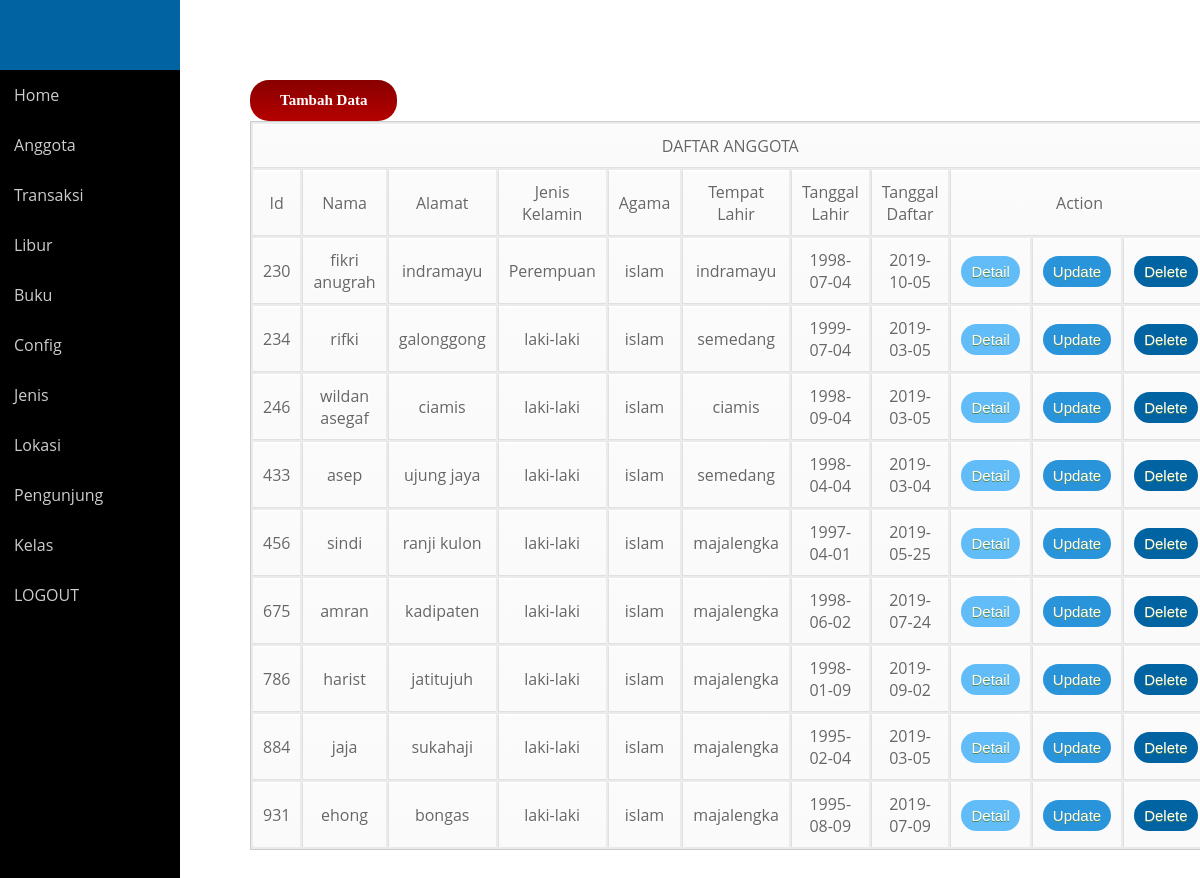
Screenshot of /perpus/anggota.php (signed in) with the database file from the repository.
### tables this page shows
CREATE TABLE IF NOT EXISTS `anggota` (
`id_anggota` int(6) NOT NULL,
  `nama` varchar(20) NOT NULL,
  `alamat` varchar(150) NOT NULL,
  `jk` varchar(20) NOT NULL,
  `agama` varchar(10) NOT NULL,
  `tmp_lahir` varchar(50) NOT NULL,
  `tgl_lahir` date NOT NULL,
  `tgl_daftar` date NOT NULL
);

### perpus/anggota.php (the view, shortened to what this page needs)
<!DOCTYPE html>
<html>
  <head>
    <link rel="stylesheet" type="text/css" href="style2.css">
  </head>
<body>
  <nav>
    <ul class="kiri">
      <li><a href="home.php"></a></li>
    </ul>
  </nav>
            <div class="sidebar">
                <ul class="nav side-menu">
      <li><a href="index.php">Home</a></li>
      <li><a href="anggota.php">Anggota</a></li>
      <li><a href="Transaksi.php">Transaksi</a></li>
      <li><a href="libur.php">Libur</a></li>
      <li><a href="buku.php">Buku</a></li>
      <li><a href="config.php">Config</a></li>
      <li><a href="jenis.php">Jenis</a></li>
      <li><a href="lokasi.php">Lokasi</a></li>
      <li><a href="pengunjung.php">Pengunjung</a></li>
      <li><a href="kelas.php">Kelas</a></li>
      <li><a href="logout.php">LOGOUT</a></li>
    </ul>
  </div>
             <div class="right">
    <div class="isimain">
     <a href="tambah_anggota.php" class="tdata">Tambah Data</a>
      <?php
    $link = koneksi_db();
        $sql = "SELECT * FROM anggota";
        $res = mysqli_query($link,$sql);
        $banyakrecord = mysqli_num_rows($res);
        if($banyakrecord > 0){
          ?>
            <table class="tb1">
              <tr>
                <td colspan="15">
                  DAFTAR ANGGOTA
                </td>
              </tr>
              <tr>
                <td>Id</td>
                <td>Nama</td>
                <td>Alamat</td>
                <td>Jenis Kelamin</td>
                <td>Agama</td>
                <td>Tempat Lahir</td>
                <td>Tanggal Lahir</td>
                <td>Tanggal Daftar</td>
                <td colspan="7">Action</td>
              </tr>
              <?php
              while($data=mysqli_fetch_array($res)){
              ?>
              <tr>
                <td>
                  <?php echo $data['id_anggota'];?>
                </td>
                <td>
                  <?php echo $data['nama'];?>
                </td>
                <td>
                  <?php echo $data['alamat'];?>
                </td>
                <td>
                  <?php echo $data['jk'];?>
                </td>
                <td>
                  <?php echo $data['agama'];?>
                </td>
                <td>
                  <?php echo $data['tmp_lahir'];?>
                </td>
                <td>
                  <?php echo $data['tgl_lahir'];?>
                </td>
                <td>
                  <?php echo $data['tgl_daftar'];?>
                </td>
                <td width="70px">
                  <a href="detail_anggota.php?id_anggota=<?=$data["id_anggota"]?>" class="myButton">Detail</a>
                </td>
                <td width="70px">
                   <a href="update_anggota.php?id_anggota=<?=$data["id_anggota"]?>" class="update">Update</a>
                </td>
                <td width="70px">
                    <a href="delete_anggota.php?id_anggota=<?=$data["id_anggota"]?>" onclick="return confirm('Apakah anda yakin ingin menghapus data ini?')" class="delete">Delete</a>
                </td>
              </tr>
              <?php
            }
            ?>
          </table>
          <?php
        }
          ?>
      </div>
    </div>
  </body>
</html>

### perpus/style2.css (style rules this page uses)
body { font-family: 'Open Sans', sans-serif; }
* { margin: 0; padding: 0; font-family: 'Open Sans', sans-serif; }
nav { width: 15%; height: 70px; background: #0263a2; position: fixed; z-index: 999; }
.kiri { float: left; width: 500px; }
.kiri a { font-weight: bold; padding-top: 50px; }
nav ul li a { font-size: 20px; }
nav .kiri li a { display: inline-block; padding: 27px; color: #fff; text-transform: uppercase; }
a { text-decoration: none; }
.sidebar { width: 15%; background: #000; position: fixed; height: 500%; padding-top: 70px; overflow: hidden; float: left; }
.sidebar ul li { list-style: none; }
.sidebar ul li a { padding: 14px; width: 50%; color: #ccc; display: block; transition: 0.4s; }
.isimain { padding: 80px 10px 30px 250px; }
.myButton { background-color:#61bcf7; -moz-border-radius:8px; -webkit-border-radius:28px; border-radius:28px; border:0px solid #000000; display:inline-block; cursor:pointer; color:#ffffff; font-family:Arial; font-size:15px; padding:7px 10px; text-decoration:none; text-shadow:0px 1px 0px #558a4d; }
.update { background-color: #2994da; -moz-border-radius:8px; -webkit-border-radius:28px; border-radius:28px; border:0px solid #000000; display:inline-block; cursor:pointer; color:white; font-family:Arial; font-size:15px; padding:7px 10px; text-decoration:none; text-shadow:0px 1px 0px #558a4d; }
.delete { background-color: #0263a2; -moz-border-radius:8px; -webkit-border-radius:28px; border-radius:28px; border:0px solid #000000; display:inline-block; cursor:pointer; color:#ffffff; font-family:Arial; font-size:15px; padding:7px 10px; text-decoration:none; text-shadow:0px 1px 0px #558a4d; }
.tdata { background:-webkit-gradient(linear, left top, left bottom, color-stop(0.05, #8a0000), color-stop(1, #b50000)); background:-moz-linear-gradient(top, #8a0000 5%, #b50000 100%); background:-webkit-linear-gradient(top, #8a0000 5%, #b50000 100%); background:-o-linear-gradient(top, #8a0000 5%, #b50000 100%); background:-ms-linear-gradient(top, #8a0000 5%, #b50000 100%); background:linear-gradient(to bottom, #8a0000 5%, #b50000 100%); filter:progid:DXImageTransform.Microsoft.gradient(startColorstr='#8a0000', endColorstr='#b50000',GradientType=0); background-color:#8a0000; -moz-border-radius:19px; -webkit-border-radius:19px; border-radius:19px; display:inline-block; cursor:pointer; color:#ffffff; font-family:Trebuchet MS; font-size:15px; font-weight:bold; padding:12px 30px; text-decoration:none; }
.tb1 { font-family: Arial, Helvetica, sans-serif; color: #666; text-shadow: 1px 1px 0px #fff; background: #eaebec; border : #ccc 1px solid; text-align: center; width: 100%; }
.tb1 tr { text-align: center; padding-left: 10px; }
.tb1 td:first-child { text-align: center; padding-left: 10px; border-left: 0; }
.tb1 td { padding: 10px; border-top: 1px solid #ffffff; border-bottom: 1px solid #e0e0e0; border-left: 1px solid #e0e0e0; background: #fafafa; background: -webkit-gradient(linear, left top, left bottom, from(#fbfbfb), to(#fafafa)); background: -moz-linear-gradient(top, #fbfbfb, #fafafa); }
.tb1 tr:last-child td { border-bottom: 0; }
.tb1 tr:last-child td:first-child { -moz-border-radius-bottomleft: 3px; -webkit-border-bottom-left-radius: 3px; border-bottom-left-radius: 3px; }
.tb1 tr:last-child td:last-child { -moz-border-radius-bottomright: 3px; -webkit-border-bottom-right-radius: 3px; border-bottom-right-radius: 3px; }

### rows the page displays
anggota: id_anggota "230", nama "fikri anugrah", alamat "indramayu", jk "Perempuan", agama "islam", tmp_lahir "indramayu", tgl_lahir "1998-07-04", tgl_daftar "2019-10-05"
anggota: id_anggota "234", nama "rifki", alamat "galonggong", jk "laki-laki", agama "islam", tmp_lahir "semedang", tgl_lahir "1999-07-04", tgl_daftar "2019-03-05"
anggota: id_anggota "246", nama "wildan asegaf", alamat "ciamis", jk "laki-laki", agama "islam", tmp_lahir "ciamis", tgl_lahir "1998-09-04", tgl_daftar "2019-03-05"
anggota: id_anggota "433", nama "asep", alamat "ujung jaya", jk "laki-laki", agama "islam", tmp_lahir "semedang", tgl_lahir "1998-04-04", tgl_daftar "2019-03-04"
anggota: id_anggota "456", nama "sindi", alamat "ranji kulon", jk "laki-laki", agama "islam", tmp_lahir "majalengka", tgl_lahir "1997-04-01", tgl_daftar "2019-05-25"
anggota: id_anggota "675", nama "amran", alamat "kadipaten", jk "laki-laki", agama "islam", tmp_lahir "majalengka", tgl_lahir "1998-06-02", tgl_daftar "2019-07-24"
anggota: id_anggota "786", nama "harist", alamat "jatitujuh", jk "laki-laki", agama "islam", tmp_lahir "majalengka", tgl_lahir "1998-01-09", tgl_daftar "2019-09-02"
anggota: id_anggota "884", nama "jaja", alamat "sukahaji", jk "laki-laki", agama "islam", tmp_lahir "majalengka", tgl_lahir "1995-02-04", tgl_daftar "2019-03-05"
anggota: id_anggota "931", nama "ehong", alamat "bongas", jk "laki-laki", agama "islam", tmp_lahir "majalengka", tgl_lahir "1995-08-09", tgl_daftar "2019-07-09"
